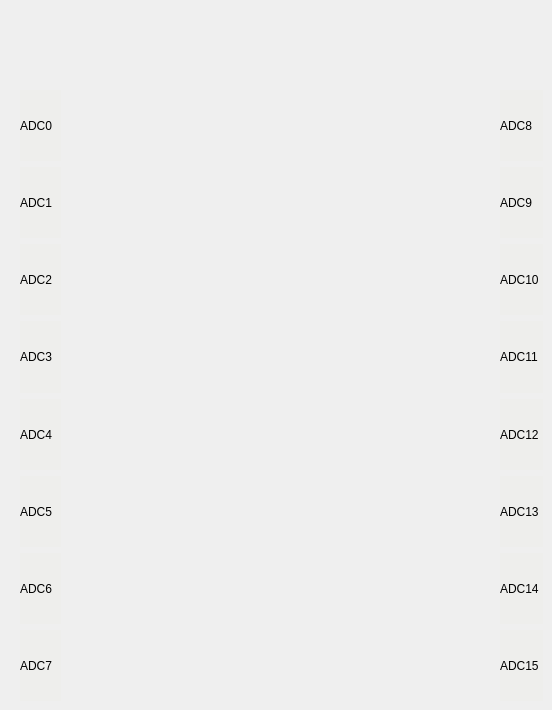
         <widget class="QWidget" name="pll_status_tab_3">
          <attribute name="title">
           <string>pll status</string>
          </attribute>
          <widget class="QWidget" name="layoutWidget_15">
           <property name="geometry">
            <rect>
             <x>20</x>
             <y>90</y>
             <width>41</width>
             <height>611</height>
            </rect>
           </property>
           <layout class="QVBoxLayout" name="verticalLayout_22">
            <item>
             <widget class="QLabel" name="label_adc0_9">
              <property name="maximumSize">
               <size>
                <width>16777215</width>
                <height>16777215</height>
               </size>
              </property>
              <property name="layoutDirection">
               <enum>Qt::LeftToRight</enum>
              </property>
              <property name="styleSheet">
               <string notr="true">background-color: rgb(238, 238, 236);</string>
              </property>
              <property name="text">
               <string>ADC0</string>
              </property>
              <property name="alignment">
               <set>Qt::AlignLeading|Qt::AlignLeft|Qt::AlignVCenter</set>
              </property>
             </widget>
            </item>
            <item>
             <widget class="QLabel" name="label_adc1_9">
              <property name="maximumSize">
               <size>
                <width>16777215</width>
                <height>16777215</height>
               </size>
              </property>
              <property name="layoutDirection">
               <enum>Qt::LeftToRight</enum>
              </property>
              <property name="styleSheet">
               <string notr="true">background-color: rgb(238, 238, 236);</string>
              </property>
              <property name="text">
               <string>ADC1</string>
              </property>
              <property name="alignment">
               <set>Qt::AlignLeading|Qt::AlignLeft|Qt::AlignVCenter</set>
              </property>
             </widget>
            </item>
            <item>
             <widget class="QLabel" name="label_adc2_9">
              <property name="maximumSize">
               <size>
                <width>16777215</width>
                <height>16777215</height>
               </size>
              </property>
              <property name="layoutDirection">
               <enum>Qt::LeftToRight</enum>
              </property>
              <property name="styleSheet">
               <string notr="true">background-color: rgb(238, 238, 236);</string>
              </property>
              <property name="text">
               <string>ADC2</string>
              </property>
              <property name="alignment">
               <set>Qt::AlignLeading|Qt::AlignLeft|Qt::AlignVCenter</set>
              </property>
             </widget>
            </item>
            <item>
             <widget class="QLabel" name="label_adc3_9">
              <property name="maximumSize">
               <size>
                <width>16777215</width>
                <height>16777215</height>
               </size>
              </property>
              <property name="layoutDirection">
               <enum>Qt::LeftToRight</enum>
              </property>
              <property name="styleSheet">
               <string notr="true">background-color: rgb(238, 238, 236);</string>
              </property>
              <property name="text">
               <string>ADC3</string>
              </property>
              <property name="alignment">
               <set>Qt::AlignLeading|Qt::AlignLeft|Qt::AlignVCenter</set>
              </property>
             </widget>
            </item>
            <item>
             <widget class="QLabel" name="label_adc4_9">
              <property name="maximumSize">
               <size>
                <width>16777215</width>
                <height>16777215</height>
               </size>
              </property>
              <property name="layoutDirection">
               <enum>Qt::LeftToRight</enum>
              </property>
              <property name="styleSheet">
               <string notr="true">background-color: rgb(238, 238, 236);</string>
              </property>
              <property name="text">
               <string>ADC4</string>
              </property>
              <property name="alignment">
               <set>Qt::AlignLeading|Qt::AlignLeft|Qt::AlignVCenter</set>
              </property>
             </widget>
            </item>
            <item>
             <widget class="QLabel" name="label_adc5_9">
              <property name="maximumSize">
               <size>
                <width>16777215</width>
                <height>16777215</height>
               </size>
              </property>
              <property name="layoutDirection">
               <enum>Qt::LeftToRight</enum>
              </property>
              <property name="styleSheet">
               <string notr="true">background-color: rgb(238, 238, 236);</string>
              </property>
              <property name="text">
               <string>ADC5</string>
              </property>
              <property name="alignment">
               <set>Qt::AlignLeading|Qt::AlignLeft|Qt::AlignVCenter</set>
              </property>
             </widget>
            </item>
            <item>
             <widget class="QLabel" name="label_adc6_9">
              <property name="maximumSize">
               <size>
                <width>16777215</width>
                <height>16777215</height>
               </size>
              </property>
              <property name="layoutDirection">
               <enum>Qt::LeftToRight</enum>
              </property>
              <property name="styleSheet">
               <string notr="true">background-color: rgb(238, 238, 236);</string>
              </property>
              <property name="text">
               <string>ADC6</string>
              </property>
              <property name="alignment">
               <set>Qt::AlignLeading|Qt::AlignLeft|Qt::AlignVCenter</set>
              </property>
             </widget>
            </item>
            <item>
             <widget class="QLabel" name="label_adc7_9">
              <property name="maximumSize">
               <size>
                <width>16777215</width>
                <height>16777215</height>
               </size>
              </property>
              <property name="layoutDirection">
               <enum>Qt::LeftToRight</enum>
              </property>
              <property name="styleSheet">
               <string notr="true">background-color: rgb(238, 238, 236);</string>
              </property>
              <property name="text">
               <string>ADC7</string>
              </property>
              <property name="alignment">
               <set>Qt::AlignLeading|Qt::AlignLeft|Qt::AlignVCenter</set>
              </property>
             </widget>
            </item>
           </layout>
          </widget>
          <widget class="QWidget" name="layoutWidget_16">
           <property name="geometry">
            <rect>
             <x>500</x>
             <y>90</y>
             <width>43</width>
             <height>611</height>
            </rect>
           </property>
           <layout class="QVBoxLayout" name="verticalLayout_23">
            <item>
             <widget class="QLabel" name="label_adc8_9">
              <property name="maximumSize">
               <size>
                <width>16777215</width>
                <height>16777215</height>
               </size>
              </property>
              <property name="layoutDirection">
               <enum>Qt::LeftToRight</enum>
              </property>
              <property name="styleSheet">
               <string notr="true">background-color: rgb(238, 238, 236);</string>
              </property>
              <property name="text">
               <string>ADC8</string>
              </property>
              <property name="alignment">
               <set>Qt::AlignLeading|Qt::AlignLeft|Qt::AlignVCenter</set>
              </property>
             </widget>
            </item>
            <item>
             <widget class="QLabel" name="label_adc9_9">
              <property name="maximumSize">
               <size>
                <width>16777215</width>
                <height>16777215</height>
               </size>
              </property>
              <property name="layoutDirection">
               <enum>Qt::LeftToRight</enum>
              </property>
              <property name="styleSheet">
               <string notr="true">background-color: rgb(238, 238, 236);</string>
              </property>
              <property name="text">
               <string>ADC9</string>
              </property>
              <property name="alignment">
               <set>Qt::AlignLeading|Qt::AlignLeft|Qt::AlignVCenter</set>
              </property>
             </widget>
            </item>
            <item>
             <widget class="QLabel" name="label_adc10_9">
              <property name="maximumSize">
               <size>
                <width>16777215</width>
                <height>16777215</height>
               </size>
              </property>
              <property name="layoutDirection">
               <enum>Qt::LeftToRight</enum>
              </property>
              <property name="styleSheet">
               <string notr="true">background-color: rgb(238, 238, 236);</string>
              </property>
              <property name="text">
               <string>ADC10</string>
              </property>
              <property name="alignment">
               <set>Qt::AlignLeading|Qt::AlignLeft|Qt::AlignVCenter</set>
              </property>
             </widget>
            </item>
            <item>
             <widget class="QLabel" name="label_adc11_9">
              <property name="maximumSize">
               <size>
                <width>16777215</width>
                <height>16777215</height>
               </size>
              </property>
              <property name="layoutDirection">
               <enum>Qt::LeftToRight</enum>
              </property>
              <property name="styleSheet">
               <string notr="true">background-color: rgb(238, 238, 236);</string>
              </property>
              <property name="text">
               <string>ADC11</string>
              </property>
              <property name="alignment">
               <set>Qt::AlignLeading|Qt::AlignLeft|Qt::AlignVCenter</set>
              </property>
             </widget>
            </item>
            <item>
             <widget class="QLabel" name="label_adc12_9">
              <property name="maximumSize">
               <size>
                <width>16777215</width>
                <height>16777215</height>
               </size>
              </property>
              <property name="layoutDirection">
               <enum>Qt::LeftToRight</enum>
              </property>
              <property name="styleSheet">
               <string notr="true">background-color: rgb(238, 238, 236);</string>
              </property>
              <property name="text">
               <string>ADC12</string>
              </property>
              <property name="alignment">
               <set>Qt::AlignLeading|Qt::AlignLeft|Qt::AlignVCenter</set>
              </property>
             </widget>
            </item>
            <item>
             <widget class="QLabel" name="label_adc13_9">
              <property name="maximumSize">
               <size>
                <width>16777215</width>
                <height>16777215</height>
               </size>
              </property>
              <property name="layoutDirection">
               <enum>Qt::LeftToRight</enum>
              </property>
              <property name="styleSheet">
               <string notr="true">background-color: rgb(238, 238, 236);</string>
              </property>
              <property name="text">
               <string>ADC13</string>
              </property>
              <property name="alignment">
               <set>Qt::AlignLeading|Qt::AlignLeft|Qt::AlignVCenter</set>
              </property>
             </widget>
            </item>
            <item>
             <widget class="QLabel" name="label_adc14_9">
              <property name="maximumSize">
               <size>
                <width>16777215</width>
                <height>16777215</height>
               </size>
              </property>
              <property name="layoutDirection">
               <enum>Qt::LeftToRight</enum>
              </property>
              <property name="styleSheet">
               <string notr="true">background-color: rgb(238, 238, 236);</string>
              </property>
              <property name="text">
               <string>ADC14</string>
              </property>
              <property name="alignment">
               <set>Qt::AlignLeading|Qt::AlignLeft|Qt::AlignVCenter</set>
              </property>
             </widget>
            </item>
            <item>
             <widget class="QLabel" name="label_adc15_9">
              <property name="maximumSize">
               <size>
                <width>16777215</width>
                <height>16777215</height>
               </size>
              </property>
              <property name="layoutDirection">
               <enum>Qt::LeftToRight</enum>
              </property>
              <property name="styleSheet">
               <string notr="true">background-color: rgb(238, 238, 236);</string>
              </property>
              <property name="text">
               <string>ADC15</string>
              </property>
              <property name="alignment">
               <set>Qt::AlignLeading|Qt::AlignLeft|Qt::AlignVCenter</set>
              </property>
             </widget>
            </item>
           </layout>
          </widget>
         </widget>
